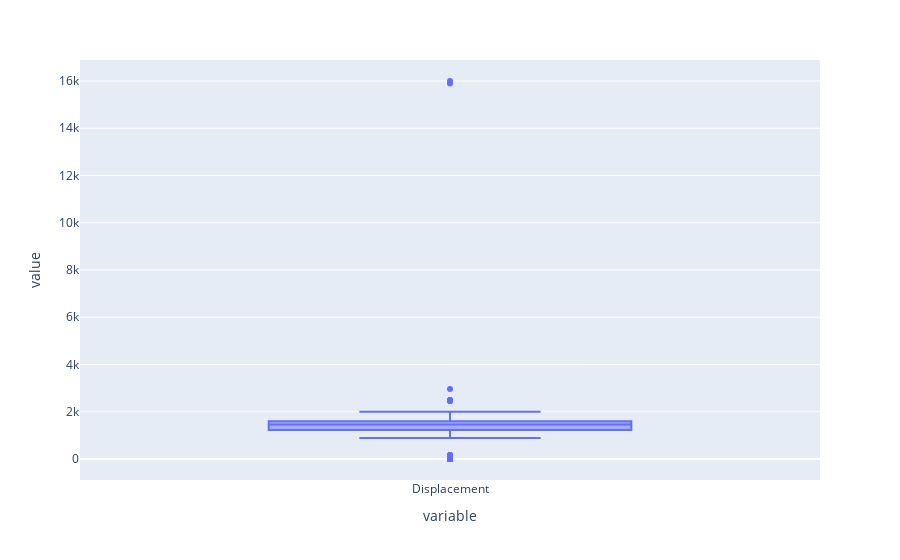

Notebook code for this chart:
### Code cell
px.box (df.Displacement)

### Figure 1 — Plotly figure (JSON) as saved in the notebook; plotly's stock layout.template omitted (floating-point values rounded to 4 significant figures; data arrays with more than 128 entries replaced by an {"elided": "..."} marker saying what was removed)
{"data": [{"alignmentgroup": "True", "hovertemplate": "variable=%{x}<br>value=%{y}<extra></extra>", "legendgroup": "", "marker": {"color": "#636efa"}, "name": "", "notched": false, "offsetgroup": "", "orientation": "v", "showlegend": false, "type": "box", "x": {"elided": "15919 str values"}, "x0": " ", "xaxis": "x", "y": {"elided": "15919 int values"}, "y0": " ", "yaxis": "y"}], "layout": {"boxmode": "group", "legend": {"tracegroupgap": 0}, "margin": {"t": 60}, "xaxis": {"anchor": "y", "domain": [0, 1], "title": {"text": "variable"}}, "yaxis": {"anchor": "x", "domain": [0, 1], "title": {"text": "value"}}}}
